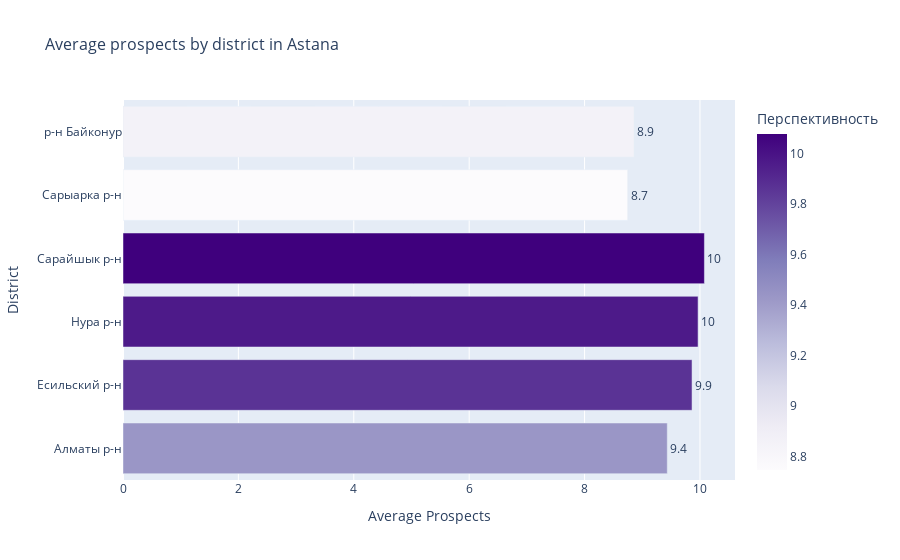

Source (notebook cell):
### Code cell
def calculate_score(row):
    score = 0
    if row['Год Постройки'] >= 2022:
        score += 3
    elif 2010 <= row['Год Постройки'] < 2022:
        score += 2
    else:
        score += 1

    if row['Тип дома'] == 'монолитный':
        score += 3
    elif row['Тип дома'] == 'кирпичный':
        score += 2
    else:
        score += 1

    if row['Этаж_кв'] > 10:
        score += 3
    elif 5 <=row['Этаж_кв'] <= 10:
        score += 2
    else:
        score += 1

    if row['Цена в тг'] <= 27000000:
        score += 3
    elif 27000000 < row['Цена в тг'] <= 40000000:
        score += 2
    else:
        score += 1

    return score

df_astana['Перспективность'] = df_astana.apply(calculate_score, axis=1)

average_score_by_district = df_astana.groupby('Район')['Перспективность'].mean().reset_index()

import plotly.express as px

fig = px.bar(
    average_score_by_district,
    x='Перспективность',
    y='Район',
    orientation='h',
    title='Average prospects by district in Astana',
    text='Перспективность',
    color='Перспективность',
    color_continuous_scale='Purples'
)

fig.update_traces(texttemplate='%{text:.2s}', textposition='outside')
fig.update_layout(
    xaxis_title='Average Prospects',
    yaxis_title='District',
    showlegend=False,
    title_font_size=16
)

fig.show()

### Figure 1 — Plotly figure (JSON) as saved in the notebook; plotly's stock layout.template omitted (floating-point values rounded to 4 significant figures)
{"data": [{"alignmentgroup": "True", "hovertemplate": "Перспективность=%{marker.color}<br>Район=%{y}<extra></extra>", "legendgroup": "", "marker": {"color": [9.433, 9.863, 9.967, 10.08, 8.747, 8.857], "coloraxis": "coloraxis", "pattern": {"shape": ""}}, "name": "", "offsetgroup": "", "orientation": "h", "showlegend": false, "text": [9.433, 9.863, 9.967, 10.08, 8.747, 8.857], "textposition": "outside", "texttemplate": "%{text:.2s}", "type": "bar", "x": [9.433, 9.863, 9.967, 10.08, 8.747, 8.857], "xaxis": "x", "y": ["Алматы р-н", "Есильский р-н", "Нура р-н", "Сарайшык р-н", "Сарыарка р-н", "р-н Байконур"], "yaxis": "y"}], "layout": {"barmode": "relative", "coloraxis": {"colorbar": {"title": {"text": "Перспективность"}}, "colorscale": [[0, "rgb(252,251,253)"], [0.125, "rgb(239,237,245)"], [0.25, "rgb(218,218,235)"], [0.375, "rgb(188,189,220)"], [0.5, "rgb(158,154,200)"], [0.625, "rgb(128,125,186)"], [0.75, "rgb(106,81,163)"], [0.875, "rgb(84,39,143)"], [1, "rgb(63,0,125)"]]}, "legend": {"tracegroupgap": 0}, "showlegend": false, "title": {"font": {"size": 16}, "text": "Average prospects by district in Astana"}, "xaxis": {"anchor": "y", "domain": [0, 1], "title": {"text": "Average Prospects"}}, "yaxis": {"anchor": "x", "domain": [0, 1], "title": {"text": "District"}}}}
